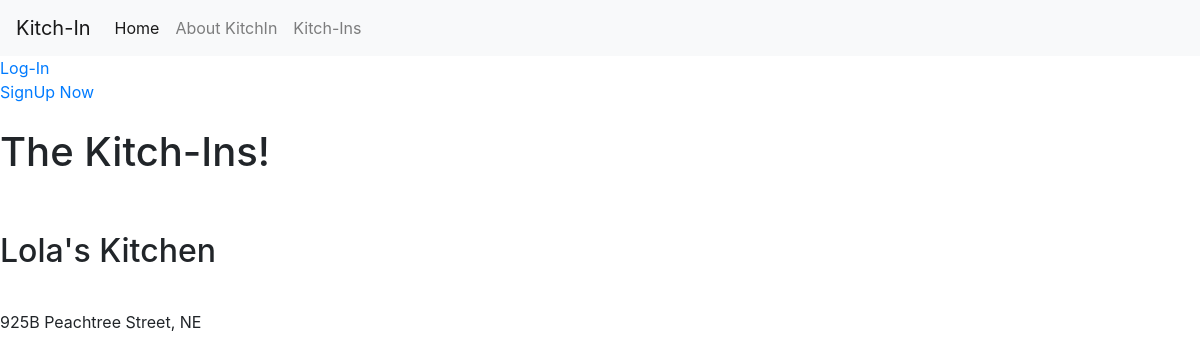
Before: /allkitchens with the older database file.
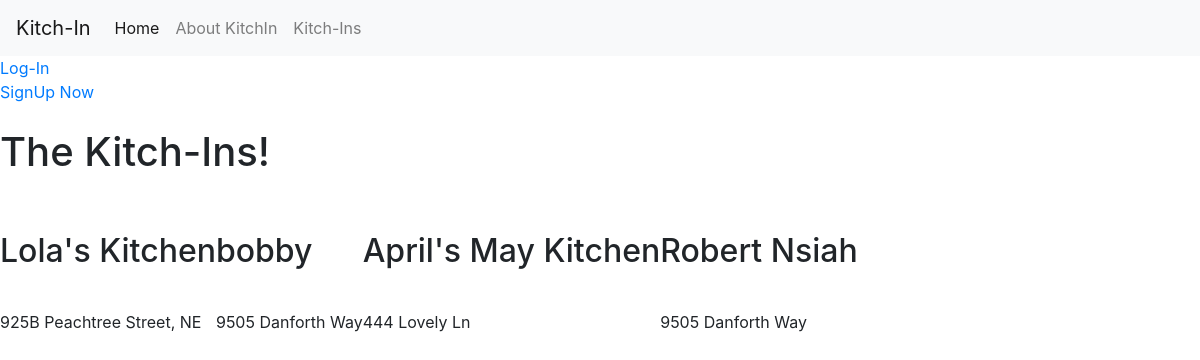
After: the same page with the newer database file.
### cooked/models.py (models this page shows, shortened)
class Kitchn(models.Model):
    legal_name = models.CharField(max_length=50, blank=False, null=True)
    date_added=models.DateField(auto_now_add=True)
    vendor_email=models.EmailField(max_length=254, blank=False, null=True)
    address = models.CharField(max_length=200, blank=False, null =True)
    user=models.ForeignKey(User, on_delete=models.CASCADE, default=1)

### cooked/views.py (the view)
# urls.py: path('allkitchens', cooked_views.all_kitchens, name='allkitchens'),
def all_kitchens(request):
    kitchens = Kitchn.objects.all()
    return render(request, 'cooked/allkitchens.html', context={'kitchens':kitchens})

### cooked/templates/cooked/allkitchens.html (shortened to what this page needs)
{% extends "cooked/base.html" %}
{% block content %}
<h1>The Kitch-Ins!</h1>
<br>
<br>
<div class='meal_list'>
    {% for kitchen in kitchens %}
      <div class ='meal_details'>
      <h2>{{ kitchen.legal_name }}</h2>
      <br>
      <p> {{ kitchen.address }}</p>
      <br>
      </div>
        {% endfor %}
</div>
{% endblock %}

### cooked/templates/cooked/base.html (shortened to what this page needs)
{% load static %}
<!doctype html>
<html lang="en">
  <head>
    <link rel="stylesheet" href="https://stackpath.bootstrapcdn.com/bootstrap/4.5.0/css/bootstrap.min.css">
    <link rel="stylesheet" type="text/css" href="{% static 'cooked/styles.css' %}">
    <link rel="stylesheet" type="text/css" href="{% static 'cooked/kitchin.css' %}">
  </head>
  <body>
  <nav class="navbar navbar-expand-lg navbar-light bg-light">
  <a class="navbar-brand" href="{% url 'kitchin' %}">Kitch-In</a>
  <div class="collapse navbar-collapse" id="navbarSupportedContent">
    <ul class="navbar-nav mr-auto">
      <li class="nav-item active">
        <a class="nav-link" href="{% url 'home' %}">Home <span class="sr-only">(current)</span></a>
      </li>
      <li class="nav-item">
        <a class="nav-link" href="{% url 'openkitchen' %}">About KitchIn</a>
      </li>
      <li class="nav-item">
        <a class="nav-link" href="{% url 'allkitchens' %}" tabindex="-1" aria-disabled="true">Kitch-Ins</a>
      </li>
    </ul>
  </div>
</nav>
  {% if user.is_authenticated %}
Logged in as {{ user.username }}
<form action="{% url 'logoutuser' %}" method='POST'>
{% csrf_token %}
<button type='submit'> Logout</button>
</form>
{% else %}
<a href="{% url 'loginuser' %}">Log-In</a>
<br>
<a href="{% url 'signupuser' %}">SignUp Now</a>
{% endif %}
<br>
<br>
{% block content %}
{% endblock%}
  </body>
</html>

### cooked/static/cooked/styles.css (style rules this page uses)
.meal_list { display: flex; flex-direction: row; }

Changed rows visible on the page:
added Kitchn: legal_name "bobby", address "9505 Danforth Way"
added Kitchn: legal_name "April's May Kitchen", address "444 Lovely Ln"
added Kitchn: legal_name "Robert Nsiah", address "9505 Danforth Way"
